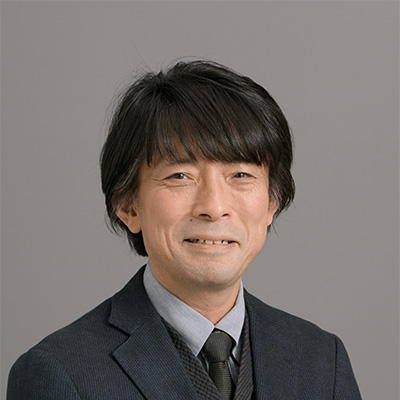
#> input picture knock/image_processing/kurihara.jpg, 400 x 400 px
$ jupyter execute --allow-errors 1_10.ipynb
#> lines starting #> are read from the running program, lines starting #| are printed output that depends on the picture; after the words box and inside, x2 and y2 are one past the last pixel; in counts of white or black regions, pixels touching at a corner belong together
[cell 1]
import cv2
import numpy as np
import matplotlib.pyplot as plt

[cell 2]
# 1
def BGR2RGB(img):
    r = img[:, :, 2].copy()
    g = img[:, :, 1].copy()
    b = img[:, :, 0].copy()
    img[:, :, 0] = r
    img[:, :, 1] = g
    img[:, :, 2] = b
    return img

def RGB2BGR(img):
    b = img[:, :, 2].copy()
    g = img[:, :, 1].copy()
    r = img[:, :, 0].copy()
    img[:, :, 0] = b
    img[:, :, 1] = g
    img[:, :, 2] = r
    return img

img = cv2.imread("kurihara.jpg")
#> img is the input picture: shape (400, 400, 3); mean B, G, R 107.7, 111.8, 118.8
cv2.imwrite("output.jpg", BGR2RGB(img))
img = cv2.imread("output.jpg")
cv2.imwrite("output2.jpg", RGB2BGR(img))
#> in RGB2BGR, `img[:, :, 0] = b`:
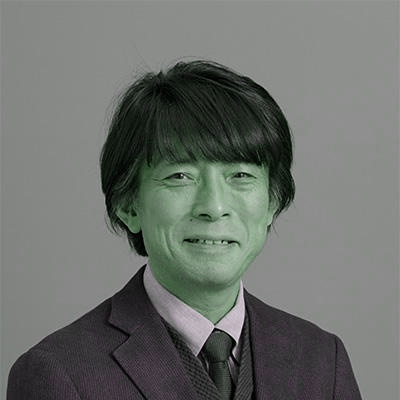
#> img: shape (400, 400, 3); mean B, G, R 107.7, 111.9, 107.7
#> Out = True

[cell 3]
# 2
def gray(img):
    R = img[:, :, 2]*0.2126
    G = img[:, :, 1]*0.7152
    B = img[:, :, 0]*0.0722
    Y = R + G + B
    return Y

img = cv2.imread("imori.jpg")
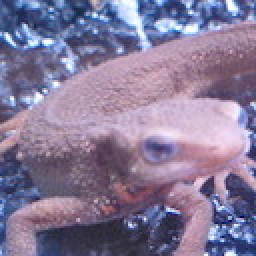
#> input picture knock/image_processing/imori.jpg, 128 x 128 px (shown 2 times larger)
#> img is the input picture: shape (128, 128, 3); mean B, G, R 152.8, 121.8, 134.1
cv2.imwrite("output.jpg", gray(img))
#> in gray, `G = img[:, :, 1]*0.7152`:
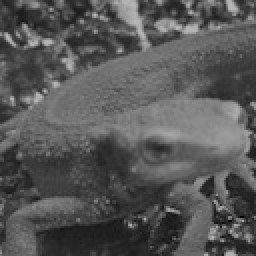
#> G: shape (128, 128) float64 (shown 2 times larger); min 0, max 182.4, mean 87.1
#> in gray, `Y = R + G + B`:
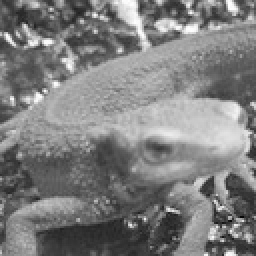
#> Y: shape (128, 128) float64 (shown 2 times larger); min 6.71, max 254.4, mean 126.7
#> Out = True

[cell 4]
# 3
def binary(img):
    gray_img = gray(img)
#> in gray (call 2), `G = img[:, :, 1]*0.7152`:
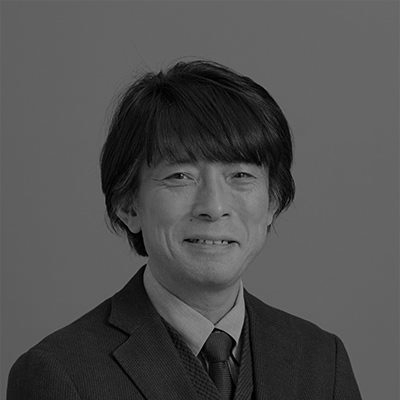
#> G: shape (400, 400) float64; min 0, max 167.4, mean 80
    mask0 = gray_img < 128
    mask1 = gray_img >= 128
    gray_img[mask0] = 0
    gray_img[mask1] = 255
    return gray_img

img = cv2.imread("kurihara.jpg")
cv2.imwrite("output.jpg", binary(img))
#> in binary, `mask0 = gray_img < 128`:
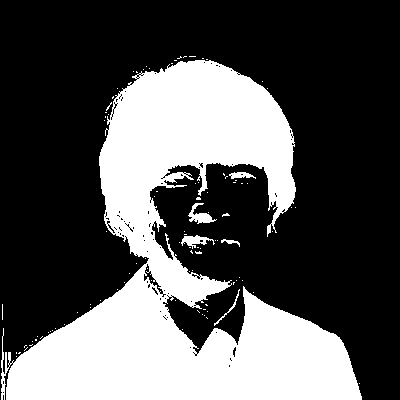
#> mask0: shape (400, 400) bool; 33.4% white; 99 white regions (93 under 20 px), largest, box (x1, y1, x2, y2) and area: (1, 60, 362, 400) 52514, (188, 203, 217, 224) 246, (181, 235, 215, 249) 216, (229, 172, 256, 179) 116, (214, 289, 240, 326) 78, (221, 239, 240, 247) 56
#> in binary, `gray_img[mask0] = 0`:
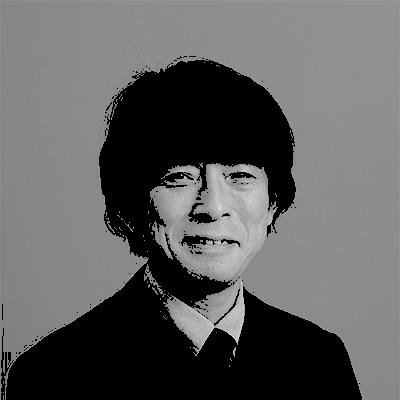
#> gray_img: shape (400, 400) float64; min 0, max 234.8, mean 95.1
#> Out = True

[cell 5]
# 4
def calc_values(gray_img, threshold):
    sum_all = gray_img.sum()
    pixels_all = gray_img.shape[0] * gray_img.shape[1]
    mask0 = gray_img < threshold
    M0 = gray_img[mask0].mean()
    omega0 = len(gray_img[mask0])

    mask1 = gray_img >= threshold
    M1 = gray_img[mask1].mean()
    omega1 = len(gray_img[mask1])
    return omega0, omega1, M0, M1

def calc_sigma(gray_img, threshold):
    omega0, omega1, M0, M1 = calc_values(gray_img, threshold)
    if omega0 == 0 or omega1 == 0:
        sigma = 0
    else:
        sigma = (omega0 * omega1) * ((M0 - M1)**2)
    return sigma

def calc_threshold(gray_img):
    sigmas = []
    for threshold in range(256):
        sigmas.append(calc_sigma(gray_img, threshold))
    sigmas = np.array(sigmas)
    optimal_threshold = np.argmax(sigmas)
    return optimal_threshold

def otsu(img):
    gray_img = gray(img)
    optimal_threshold = calc_threshold(gray_img)
    mask0 = gray_img < optimal_threshold
    mask1 = gray_img >= optimal_threshold
    gray_img[mask0] = 0
    gray_img[mask1] = 255
    print(optimal_threshold)
    cv2.imwrite("otsu_result.jpg", gray_img)

img = cv2.imread("kurihara.jpg")
gray_ = gray(img)
plt.hist(gray_.ravel(), bins=255, rwidth=0.8, range=(0, 255))
plt.xlabel("value")
plt.ylabel("appearance")
plt.show()
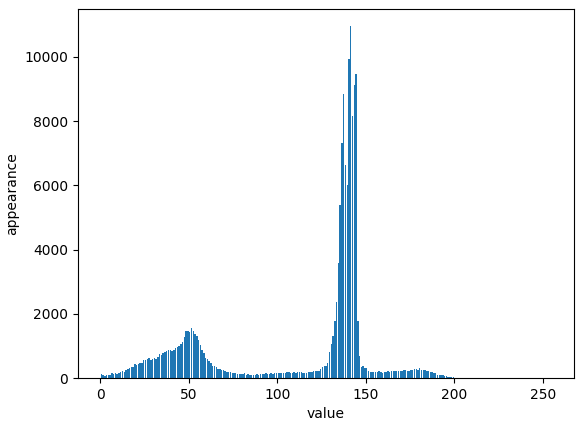
#> figure drawn by matplotlib, 1 panel; tallest bar 10954 high, from x = 141.1 to 141.9
img = cv2.imread("kurihara.jpg")
otsu(img)
#> the loop in calc_threshold, `for threshold in range(256):` made 256 passes
#> sigma in calc_sigma on passes 2 to 4: 2.96e+11, 5.12e+11, 6.61e+11
#> after the loop in calc_threshold, `for threshold in range(256):`: sigmas = 256 values, max 4.9e+13 at index 93, min 0 at index 0, mean 1.94e+13
#> in calc_threshold, `optimal_threshold = np.argmax(sigmas)`: optimal_threshold = 93
#> in otsu, `mask0 = gray_img < optimal_threshold`: mask0: shape (400, 400) bool; 29.2% white; 37 white regions (27 under 20 px), largest, box (x1, y1, x2, y2) and area: (6, 264, 362, 400) 26970, (100, 60, 295, 257) 18890, (171, 274, 221, 291) 322
#| 93

[cell 6]
# 5

def RGB2HSV(img):
    img = BGR2RGB(img)
    img = img / 255

    R = img[:,:,0]
    G = img[:,:,1]
    B = img[:,:,2]

    MAX = img.max(axis=2)
    MIN = img.min(axis=2)
    MIN_arg = img.argmin(axis=2)

    mask_minmax = MAX==MIN
    mask_minB = MIN_arg != 2
    mask_minR = MIN_arg != 0
    mask_minG = MIN_arg != 1

    img_minB = ((60*(G-R)) / (MAX-MIN)) + 60
    img_minB = np.nan_to_num(img_minB)
    img_minR = ((60*(B-G)) / (MAX-MIN)) + 180
    img_minR = np.nan_to_num(img_minR)
    img_minG = ((60*(R-B)) / (MAX-MIN)) + 300
    img_minG = np.nan_to_num(img_minG)


    img[mask_minmax] = 0
    img_minB[mask_minB] = 0
    img_minR[mask_minR] = 0
    img_minG[mask_minG] = 0

    H = img_minB + img_minR + img_minG + np.zeros((img.shape[0],img.shape[0]))

    V = MAX

    S = MAX - MIN

    return (H, S, V)

def HSV2RGB(hsv):
    H = hsv[0]
    S = hsv[1]
    V = hsv[2]

    C = S
    HH = H / 60

    return rgb_img
img = cv2.imread("kurihara.jpg")
hsv = RGB2HSV(img)
#> in RGB2HSV, `MIN_arg = img.argmin(axis=2)`:
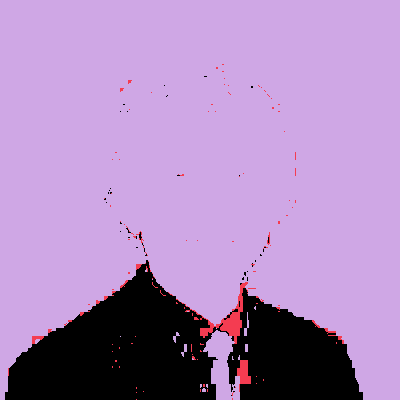
#> MIN_arg: shape (400, 400) int64; 3 distinct labels, from 0 to 2; one colour per label, 0 black
#> in RGB2HSV, `mask_minmax = MAX==MIN`: mask_minmax: shape (400, 400) bool; 0.88% white; 56 white regions (47 under 20 px), largest, box (x1, y1, x2, y2) and area: (184, 344, 216, 400) 600, (240, 368, 256, 400) 296, (235, 320, 251, 376) 208
#> in RGB2HSV, `mask_minB = MIN_arg != 2`: mask_minB: shape (400, 400) bool; 18.2% white; 82 white regions (79 under 20 px), largest, box (x1, y1, x2, y2) and area: (5, 260, 363, 400) 28804, (136, 231, 148, 256) 48, (267, 232, 270, 245) 26
#> in RGB2HSV, `mask_minR = MIN_arg != 0`: mask_minR: shape (400, 400) bool; 82.8% white; 45 black regions (42 under 20 px), largest, box (x1, y1, x2, y2) and area: (5, 260, 229, 400) 17879, (227, 288, 363, 400) 9493, (224, 309, 238, 320) 32
#> in RGB2HSV, `mask_minG = MIN_arg != 1`:
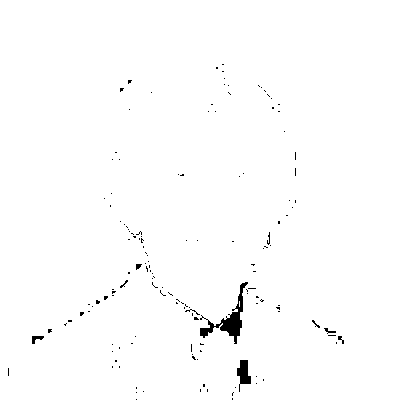
#> mask_minG: shape (400, 400) bool; 99% white; 145 black regions (135 under 20 px), largest, box (x1, y1, x2, y2) and area: (200, 282, 248, 344) 686, (237, 360, 251, 392) 248, (32, 336, 44, 344) 53

[cell 7]
img = cv2.imread("kurihara.jpg")
img = BGR2RGB(img)
img = img / 255
MAX = img.argmax(axis=2)
MIN = img.min(axis=2)
mask = MAX==MIN
R = img[:,:,0]

[cell 8]
hsv[1]

[cell 9]
mask = gray_ < 128
m0 = gray_[mask].mean()
#> m0 = 53.52
#> (the rest of this cell did not finish here and is left out)
